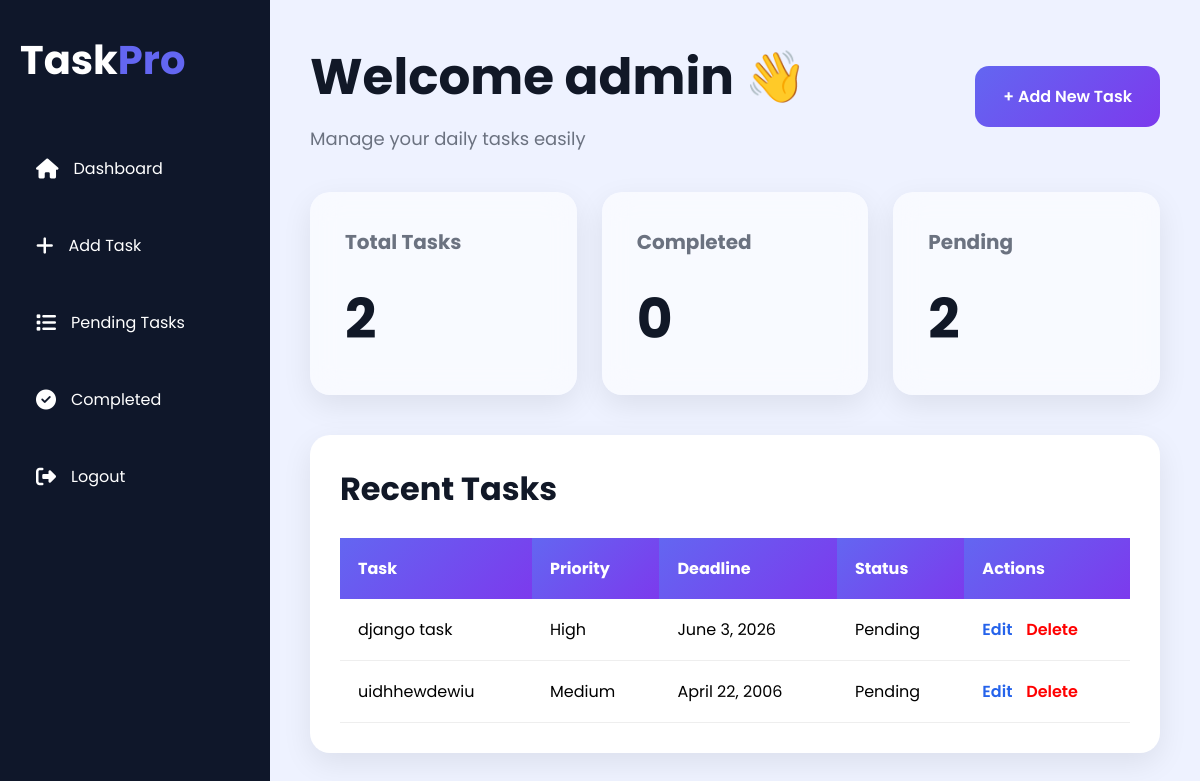
The app's page / (signed in) with its own data.
### tasks/models.py (models this page shows, shortened)
class Task(models.Model):
    STATUS_CHOICES = (
        ('Pending', 'Pending'),
        ('Completed', 'Completed'),
    )
    PRIORITY_CHOICES = (
        ('Low', 'Low'),
        ('Medium', 'Medium'),
        ('High', 'High'),
    )
    user = models.ForeignKey(
        User,
        on_delete=models.CASCADE
    )
    title = models.CharField(
        max_length=200
    )
    priority = models.CharField(
        max_length=20,
        choices=PRIORITY_CHOICES,
        default='Medium'
    )
    deadline = models.DateField()
    status = models.CharField(
        max_length=20,
        choices=STATUS_CHOICES,
        default='Pending'
    )
    created_at = models.DateTimeField(
        auto_now_add=True
    )

### tasks/views.py (the view)
def home(request):
    if not request.user.is_authenticated:
        return redirect('login')
    total_tasks = Task.objects.filter(
        user=request.user
    ).count()
    completed_tasks = Task.objects.filter(
        user=request.user,
        status='Completed'
    ).count()
    pending_tasks = Task.objects.filter(
        user=request.user,
        status='Pending'
    ).count()
    recent_tasks = Task.objects.filter(
        user=request.user
    ).order_by('-id')
    context = {
        'total_tasks': total_tasks,
        'completed_tasks': completed_tasks,
        'pending_tasks': pending_tasks,
        'recent_tasks': recent_tasks,
    }
    return render(
        request,
        'home.html',
        context
    )

### tasks/templates/home.html
{% extends 'base.html' %}
{% block content %}
<div class="topbar">
    <div class="welcome">
        <h1>
            Welcome {{ request.user.username }} 👋
        </h1>
        <p>
            Manage your daily tasks easily
        </p>
    </div>
    <a href="{% url 'add_task' %}" class="add-btn">
        + Add New Task
    </a>
</div>
<div class="cards">
    <div class="card">
        <h2>Total Tasks</h2>
        <h1>
            {{ total_tasks }}
        </h1>
    </div>
    <div class="card">
        <h2>Completed</h2>
        <h1>
            {{ completed_tasks }}
        </h1>
    </div>
    <div class="card">
        <h2>Pending</h2>
        <h1>
            {{ pending_tasks }}
        </h1>
    </div>
</div>
<div class="table-box">
    <h1>Recent Tasks</h1>
    <table>
        <thead>
            <tr>
                <th>Task</th>
                <th>Priority</th>
                <th>Deadline</th>
                <th>Status</th>
                <th>Actions</th>
            </tr>
        </thead>
        <tbody>
            {% for task in recent_tasks %}
            <tr>
                <td>{{ task.title }}</td>
                <td>{{ task.priority }}</td>
                <td>{{ task.deadline }}</td>
                <td>{{ task.status }}</td>
                <td>
                    <a
                        href="{% url 'update_task' task.id %}"
                        class="edit-btn"
                    >
                        Edit
                    </a>
                    <a
                        href="{% url 'delete_task' task.id %}"
                        class="delete-btn"
                    >
                        Delete
                    </a>
                </td>
            </tr>
            {% endfor %}
        </tbody>
    </table>
</div>
{% endblock %}

### tasks/templates/base.html (shortened to what this page needs)
<!DOCTYPE html>
<html lang="en">
<head>
    <link
        rel="stylesheet"
        href="https://cdnjs.cloudflare.com/ajax/libs/font-awesome/6.5.1/css/all.min.css"
    >
</head>
<body>
    <div class="sidebar">
        <div class="logo">
            Task<span>Pro</span>
        </div>
        <div class="menu">
            <a href="{% url 'home' %}">
                <i class="fa-solid fa-house"></i>
                <span class="text">Dashboard</span>
            </a>
            <a href="{% url 'add_task' %}">
                <i class="fa-solid fa-plus"></i>
                <span class="text">Add Task</span>
            </a>
            <a href="{% url 'pending_tasks' %}">
                <i class="fa-solid fa-list"></i>
                <span class="text">Pending Tasks</span>
            </a>
            <a href="{% url 'completed_tasks' %}">
                <i class="fa-solid fa-circle-check"></i>
                <span class="text">Completed</span>
            </a>
            <a href="{% url 'logout' %}">
                <i class="fa-solid fa-right-from-bracket"></i>
                <span class="text">Logout</span>
            </a>
        </div>
    </div>
    <div class="main">
        {% block content %}
        {% endblock %}
    </div>
</body>
</html>

### tasks/templates/base.html (style rules this page uses)
* { margin:0; padding:0; box-sizing:border-box; font-family:'Poppins', sans-serif; }
body { display:flex; background:#eef2ff; overflow-x:hidden; }
.sidebar { width:270px; height:100vh; background:#0f172a; padding:30px 20px; position:fixed; left:0; top:0; animation:slideLeft 1s ease; }
.logo { color:white; font-size:40px; font-weight:700; margin-bottom:50px; }
.logo span { color:#6366f1; }
.menu a { display:flex; align-items:center; gap:15px; text-decoration:none; color:white; padding:16px; margin-bottom:20px; border-radius:14px; transition:0.4s; }
.menu i { font-size:20px; }
.main { margin-left:270px; width:100%; padding:40px; animation:fadeIn 1s ease; }
.topbar { display:flex; justify-content:space-between; align-items:center; margin-bottom:40px; }
.welcome h1 { font-size:50px; color:#111827; }
.welcome p { color:#6b7280; margin-top:10px; font-size:18px; }
.add-btn { background:linear-gradient( 135deg, #6366f1, #7c3aed ); color:white; padding:18px 28px; border-radius:14px; text-decoration:none; font-weight:600; transition:0.4s; }
.cards { display:grid; grid-template-columns:repeat(3,1fr); gap:25px; margin-bottom:40px; }
.card { background:rgba(255,255,255,0.6); backdrop-filter:blur(15px); padding:35px; border-radius:20px; box-shadow:0px 10px 30px rgba(0,0,0,0.08); transition:0.4s; animation:up 0.8s ease; }
.card h2 { color:#6b7280; margin-bottom:20px; font-size:20px; }
.card h1 { font-size:55px; color:#111827; }
.table-box { background:white; border-radius:20px; padding:30px; box-shadow:0px 10px 30px rgba(0,0,0,0.08); animation:up 1s ease; }
.table-box h1 { margin-bottom:25px; color:#111827; }
table { width:100%; border-collapse:collapse; }
table th { background:linear-gradient( 135deg, #6366f1, #7c3aed ); color:white; padding:18px; text-align:left; }
table td { padding:18px; border-bottom:1px solid #eee; }
table tr { transition:0.3s; }
.edit-btn { text-decoration:none; color:#2563eb; font-weight:600; }
.delete-btn { text-decoration:none; color:red; margin-left:10px; font-weight:600; }

### records on screen
Task: title "django task", priority "High", deadline "June 3, 2026", status "Pending"
Task: title "uidhhewdewiu", priority "Medium", deadline "April 22, 2006", status "Pending"

### other values on screen
{{ request.user.username }} "admin"
{{ total_tasks }} "2"
{{ completed_tasks }} "0"
{{ pending_tasks }} "2"
